Frame 1 (no input): blank canvas, image omitted
Frame 60 (no input): blank canvas, image omitted
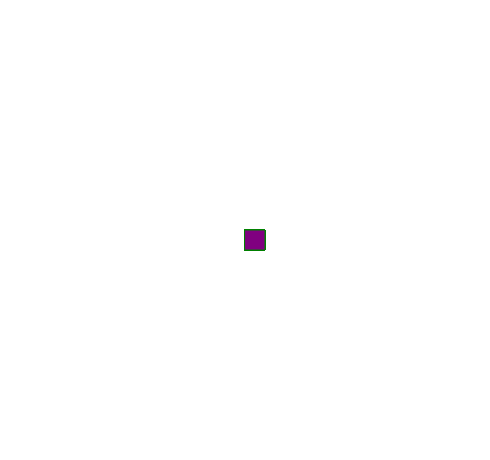
Frame 120 (the mouse pressed at the canvas centre since frame 60)

The p5.js sketch whose frames 1 and 60 were blank and that drew this single picture after the mouse press (run headless with seeded random() and noise() and a simulated clock; from frame 60 on, the mouse is pressed at the canvas centre):

// p5.js sketch
// ── sketch.js
function setup() {
    createCanvas(490, 460);
    background("white");
  }
  
  function draw() {
    stroke("green");
    fill("purple");
  
    // console.log(mouseIsPressed)
  
    if (mouseIsPressed) {
      rect(mouseX, mouseY, 20, 20);
    }
  }
  
